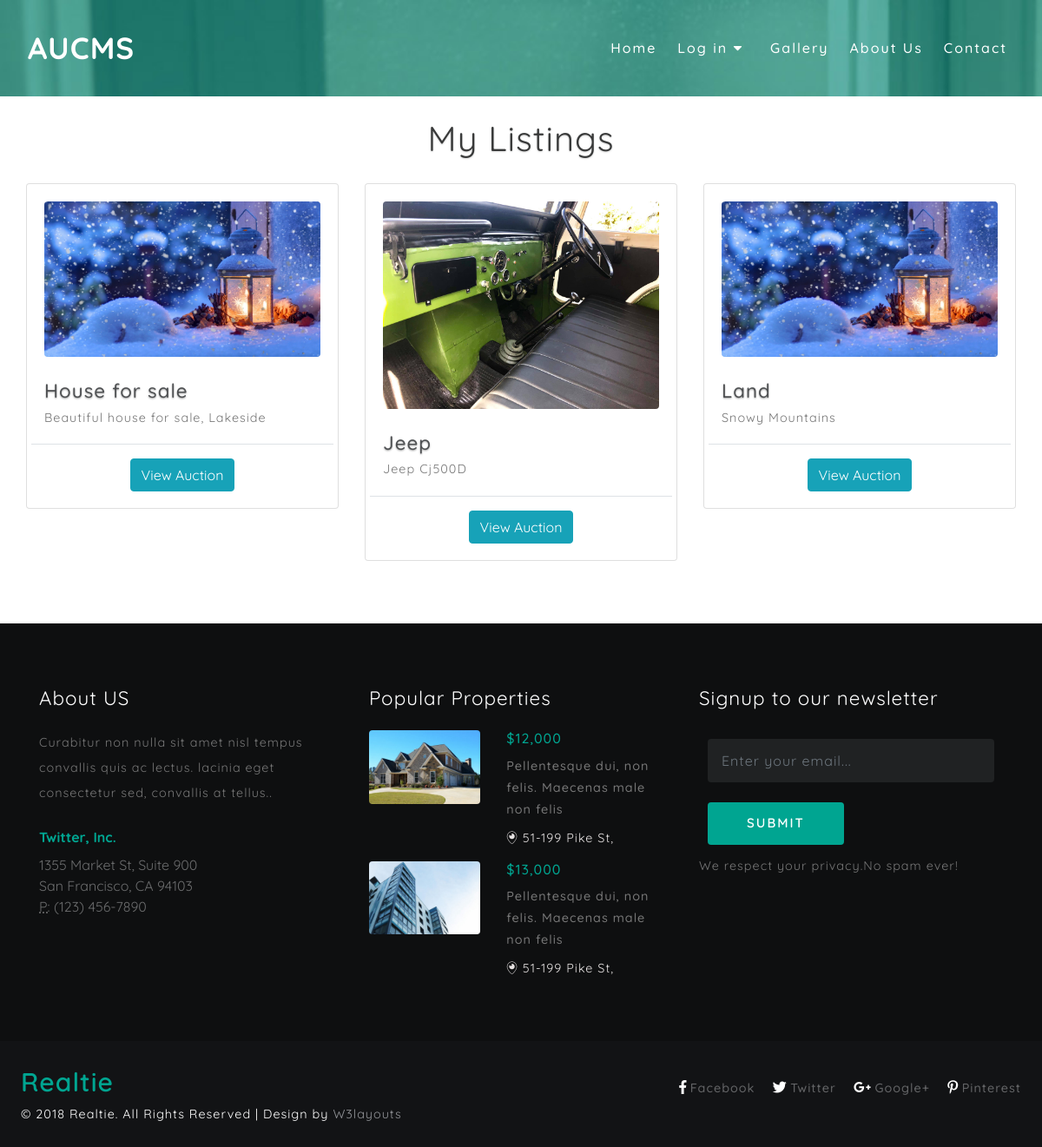
Page /user-listings on the committed database.
### frontend/models.py (models this page shows, shortened)
class Property(models.Model):
    id = models.AutoField(primary_key=True, null=False)
    user=models.ForeignKey(User,on_delete=models.SET_NULL,null=True)
    title = models.CharField(max_length=100, null=True)
    description = models.TextField(null=True)
    image = models.CharField(max_length=100, null=True)
    location = models.CharField(max_length=255, null=True)
    type = models.CharField(max_length=25, null=True)
    reserve_price = models.FloatField(null=True)
    intial_quote_amount = models.FloatField(null=True)
    mobile = models.CharField(max_length=15, null=True)
    date  = models.CharField(max_length=100, null=True)
    stime = models.CharField(max_length=100, null=True)
    etime = models.CharField(max_length=100, null=True)
    status_choices = [
        ('active', 'Active'),
        ('suspend', 'Suspend'),
    ]
    status = models.CharField(max_length=7, choices=status_choices, default="active")
    status_choices = [
        ('opened', 'Opened'),
        ('closed', 'Closed'),
    ]
    auction_status = models.CharField(max_length=7, choices=status_choices, default="closed")
    choices = [
        ('yes', 'Yes'),
        ('no', 'No'),
    ]
    final_status = models.CharField(max_length=7, choices=choices, default="no")

### frontend/views.py (the view)
# urls.py: path('user-listings', views.user_listings, name='user-listings'),
def user_listings(request):
    property = Property.objects.all()
    context = {'property': property}
    return render(request, 'user-listings.html', context)

### frontend/templates/user-listings.html (shortened to what this page needs)
{% load static %}
{% include "includes/header.html" %}
</div>
<section class="banner-w3layouts-bottom py-lg-5 py-3" style="padding-top: 0px !important;">
	<div class="container py-lg-4 py-3">
		<h3 class="tittle text-center">My Listings</h3>
		<div class="inner-sec-agileits-w3ls">
			<p>&nbsp;</p>
			<div class="row">
				{% if property %}
				<div class="row">
					{% for i in property %}
					<div class="col-lg-4 customer-main">
						<div class="card">
							<div class="card-body">
								<div class="customer-img">
									<img src="{{ i.image }}" class="img-fluid rounded">
								</div>
								<div class="customer-info text-left py-lg-4 py-2"  >
									<h4>{{ i.title }}</h4>
									<p>{{ i.description}}</p>
									<div class="row  pt-3 mt-3 team-social border-top" style="text-align:center; height: 30px">
										<div class="col-lg-12" align="center" >
											<a href="/view-listing-details/{{ i.id }}" class="btn btn-info">View Auction</a>
										</div>
									</div>
								</div>
							</div>
						</div>
					</div>
					{% endfor %}
				</div>
				{% else %}
				<div class="col-12">
					<p>No listings added</p>
				</div>
				{% endif %}
			</div>
		</div>
	</div>
</section>
{% include "includes/footer.html" %}

### frontend/static/css/style.css (style rules this page uses)
html, body { margin: 0; font-size: 100%; font-family: 'Quicksand', sans-serif; background: #fff; }
body a { text-decoration: none; transition: 0.5s all; -webkit-transition: 0.5s all; -moz-transition: 0.5s all; -o-transition: 0.5s all; -ms-transition: 0.5s all; font-family: 'Quicksand', sans-serif; }
h1, h2, h3, h4, h5, h6 { margin: 0; font-family: 'Quicksand', sans-serif; letter-spacing: 1px; }
p { margin: 0; font-size: 0.9em; color: #777777; line-height: 2em; letter-spacing: 1px; }
h3.tittle { font-size: 2.5em; color: #393a3a; text-shadow: 0 1px 2px rgba(0, 0, 0, 0.18); font-weight: 400; }
.customer-info h4 { font-size: 1.4em; color: #4e5052; text-shadow: 0 1px 2px rgba(0, 0, 0, 0.37); line-height: 1.4em; }

### rows in the picture
Property: image (picture), title "House for sale", description "Beautiful house for sale, Lakeside"
Property: image (picture), title "Jeep", description "Jeep Cj500D"
Property: image (picture), title "Land", description "Snowy Mountains"
